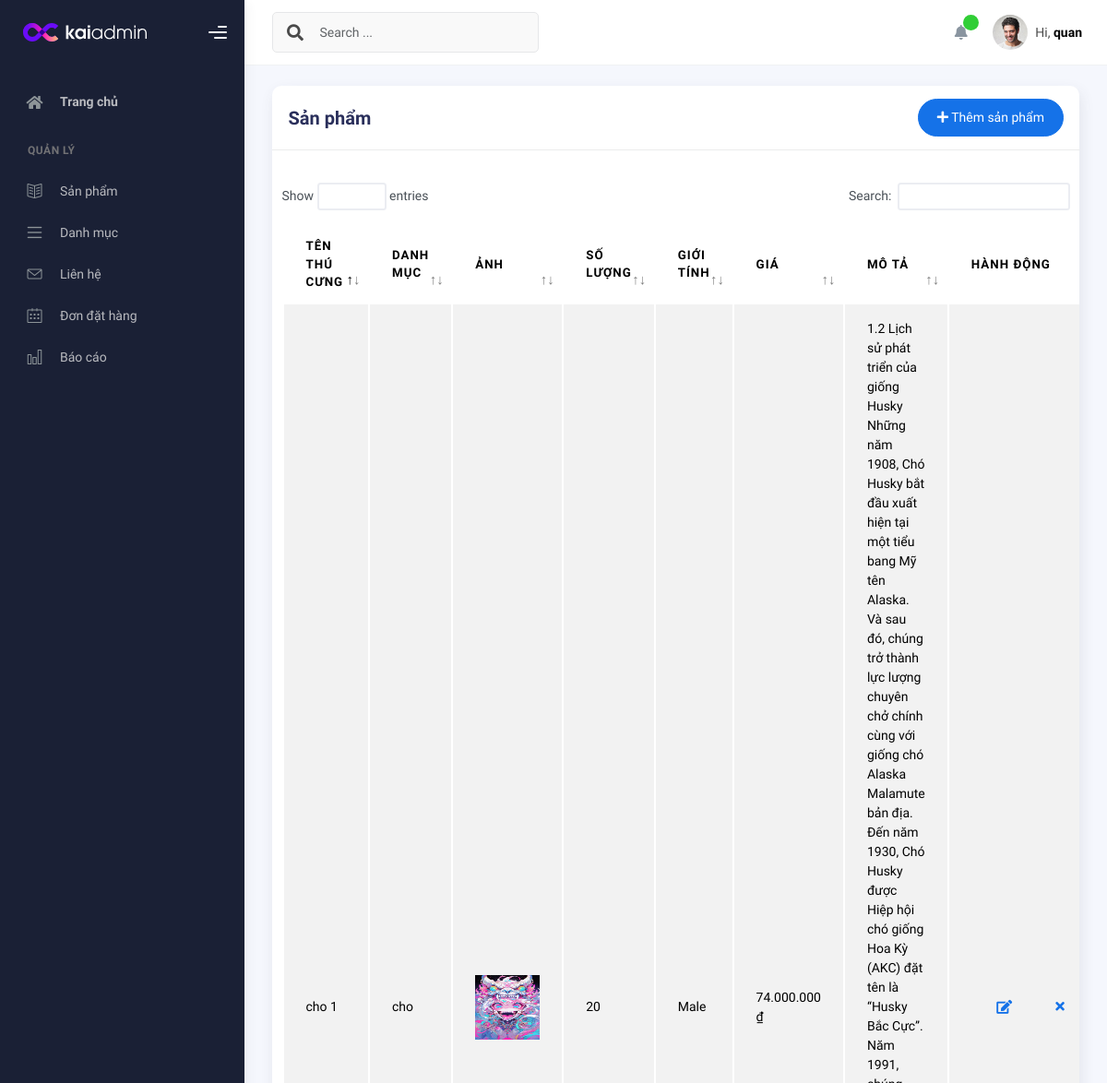
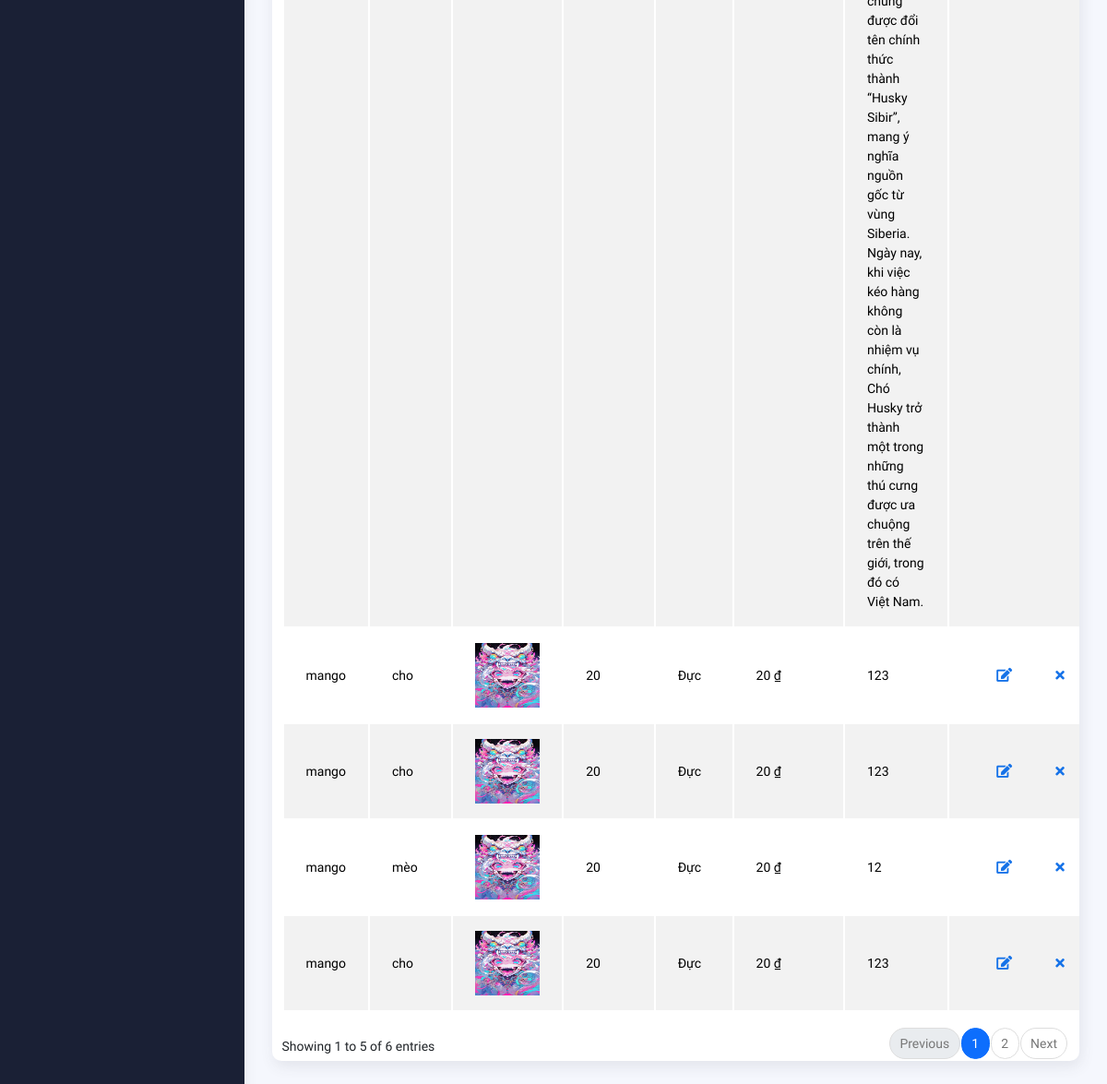
The page /pet-master/Admin/Product.php (signed in) on the database its author committed (2 pictures, top to bottom).
### tables this page shows
CREATE TABLE `pet` (
  `id_pet` int(11) NOT NULL,
  `name_pet` varchar(50) NOT NULL,
  `category` varchar(50) NOT NULL,
  `quantity` int(200) NOT NULL,
  `gender` varchar(50) NOT NULL,
  `price` int(200) NOT NULL,
  `picture` varchar(50) NOT NULL,
  `description` longtext NOT NULL
);

### pet-master/Admin/control.php (called while the page is built, shortened)
<?php
include("connect.php");
    class data_user{
    public function select_admin($user)
    {
        global $conn;
        $sql = "SELECT * FROM `Admin` WHERE username='$user'";
        $run = mysqli_query($conn, $sql);
        return $run;
    }
    }
    class data{
    public function select_all_pets(){
        global $conn;
        $sql = "SELECT * FROM pet";
        $run = mysqli_query($conn, $sql);
        return $run;
    }
    }
?>

### pet-master/Admin/Product.php (the view, shortened to what this page needs)
<?php
include ("control.php");
$get_data = new data(); $get_user = new data_user();
 ?>
<!DOCTYPE html>
<html lang="en">
  <head>
    <link rel="stylesheet" href="assets/css/bootstrap.min.css" />
    <link rel="stylesheet" href="assets/css/plugins.min.css" />
    <link rel="stylesheet" href="assets/css/kaiadmin.min.css" />
    <link rel="stylesheet" href="assets/css/demo.css" />
  </head>
  <body>
    <div class="wrapper">
      <div class="sidebar" data-background-color="dark">
        <div class="sidebar-logo">
          <div class="logo-header" data-background-color="dark">
            <a href="index.php" class="logo">
              <img
                src="assets/img/kaiadmin/logo_light.svg"
                alt="navbar brand"
                class="navbar-brand"
                height="20"
              />
            </a>
            <div class="nav-toggle">
              <button class="btn btn-toggle toggle-sidebar">
                <i class="gg-menu-right"></i>
              </button>
            </div>
          </div>
        </div>
        <div class="sidebar-wrapper scrollbar scrollbar-inner">
          <div class="sidebar-content">
            <ul class="nav nav-secondary">
              <li class="nav-item">
                <a
                  href="index.php"
                  class="collapsed"
                  aria-expanded="false"
                >
                  <i class="fas fa-home"></i>
                  <p>Trang chủ</p>
                </a>
              </li>
              <li class="nav-section">
                <h4 class="text-section">Quản lý</h4>
              </li>
                    <li class="nav-item">
                      <a href="Product.php">
                        <i class="icon-book-open"></i>
                        <span class="sub-item">Sản phẩm</span>
                      </a>
                    </li>
                    <li class="nav-item">
                      <a href="Category.php">
                        <i class="icon-menu"></i>
                        <span class="sub-item">Danh mục</span>
                      </a>
                    </li>
                    <li class="nav-item">
                      <a href="Contact.php">
                        <i class="icon-envelope"></i>
                        <span class="sub-item">Liên hệ</span>
                      </a>
                    </li>
                    <li class="nav-item">
                      <a href="Order.php">
                        <i class="icon-calendar"></i>
                        <span class="sub-item">Đơn đặt hàng</span>
                      </a>
                    </li>
                    <li class="nav-item">
                      <a href="Report.php">
                        <i class="icon-chart"></i>
                        <span class="sub-item">Báo cáo</span>
                      </a>
                    </li>
            </ul>
          </div>
        </div>
      </div>
      <div class="main-panel">
        <div class="main-header">
          <nav
            class="navbar navbar-header navbar-header-transparent navbar-expand-lg border-bottom"
          >
            <div class="container-fluid">
              <nav
                class="navbar navbar-header-left navbar-expand-lg navbar-form nav-search p-0 d-none d-lg-flex"
              >
                <div class="input-group">
                  <div class="input-group-prepend">
                    <button type="submit" class="btn btn-search pe-1">
                      <i class="fa fa-search search-icon"></i>
                    </button>
                  </div>
                  <input
                    type="text"
                    placeholder="Search ..."
                    class="form-control"
                  />
                </div>
              </nav>
              <ul class="navbar-nav topbar-nav ms-md-auto align-items-center">
                <li class="nav-item topbar-icon dropdown hidden-caret">
                  <a
                    class="nav-link dropdown-toggle"
                    href="#"
                    id="notifDropdown"
                    role="button"
                    data-bs-toggle="dropdown"
                    aria-haspopup="true"
                    aria-expanded="false"
                  >
                    <i class="fa fa-bell"></i>
                    <span class="notification"></span>
                  </a>
                </li>
                <li class="nav-item topbar-user dropdown hidden-caret">
                  <?php if (isset($_SESSION['user'])) {
                    $select_admin = $get_user->select_admin($_SESSION['user']);
                    foreach ($select_admin as $se) { ?>
                  <a
                    class="dropdown-toggle profile-pic"
                    data-bs-toggle="dropdown"
                    href="#"
                    aria-expanded="false"
                  >
                    <div class="avatar-sm">
                      <img
                        src="assets/img/profile.jpg"
                        alt="..."
                        class="avatar-img rounded-circle"
                      />
                    </div>
                    <span class="profile-username">
                      <span class="op-7">Hi,</span>
                      <span class="fw-bold"><?php echo $se['username'] ?></span>
                    </span>
                  </a>
                  <?php }
                  }else{
                    ?>
                    <span class="fw-bold"><a href="login.php">Đăng nhập</a></span>
                  <?php } ?>
                </li>
              </ul>
            </div>
          </nav>
        </div>
        <div class="container">
          <div class="page-inner">
            <div class="row">
              <div class="col-md-12">
                <div class="card">
                  <div class="card-header">
                    <div class="d-flex align-items-center">
                      <h4 class="card-title">Sản phẩm</h4>
                      <button
                        class="btn btn-primary btn-round ms-auto"
                        data-bs-toggle="modal"
                        data-bs-target="#addRowModal"
                      >
                        <i class="fa fa-plus"></i>
                        Thêm sản phẩm
                      </button>
                    </div>
                  </div>
                 <div class="card-body">
</div>
                    <div class="table-responsive">
              <table id="add-row" class="display table table-striped table-hover">
                <thead>
                  <tr>
                    <th>Tên thú cưng</th>
                    <th>Danh mục</th>
                    <th>Ảnh</th>
                    <th>Số lượng</th>
                    <th>Giới tính</th>
                    <th>Giá</th>
                    <th>Mô tả</th>
                    <th style="width: 10%">Hành động</th>
                  </tr>
                </thead>
                <tbody>
                  <?php
                  $select_pet = $get_data->select_all_pets();
                  foreach ($select_pet as $se_pet) {
                  ?>
                  <tr>
                    <td><?php echo $se_pet['name_pet']; ?></td>
                    <td><?php echo $se_pet['category']; ?></td>
                    <td><img width="70px" height="70px" src="upload/<?php echo $se_pet['picture']; ?>" alt="<?php echo $se_pet['name_pet']; ?>"></td>
                    <td><?php echo $se_pet['quantity']; ?></td>
                    <td><?php echo $se_pet['gender']; ?></td>
                    <td><?php
                        $price = $se_pet['price'];
                        $formatted_price = number_format($price, 0, ',', '.');
                        echo $formatted_price . ' ₫';
                    ?></td>
                    <td><?php echo $se_pet['description']; ?></td>
                    <td>
                      <div class="form-button-action">
                        <button type="button" data-bs-toggle="modal" data-bs-target="#updateRowModal" class="btn btn-link btn-primary btn-lg">
                          <a href="updateProduct.php?id_pet=<?php echo $se_pet['id_pet']; ?>" class="fa fa-edit"></a>
                        </button>
                        <button type="button" data-bs-toggle="tooltip" title="" class="btn btn-link btn-danger" data-original-title="Remove">
                          <a href="Product.php?del=<?php echo $se_pet['id_pet']; ?>" onClick="if(confirm('Bạn có chắc chắn muốn xoá?')) return true; else return false;" class="fa fa-times"></a>
                        </button>
                      </div>
                    </td>
                  </tr>
                  <?php } ?>
                </tbody>
              </table>
            </div>
    </div>
  </body>
</html>

### rows shown on the page
pet: name_pet "cho 1", category "cho", picture (picture), quantity "20", gender "Male", price "74.000.000", description "1.2 Lịch sử phát triển của giống Husky Những năm 1908, Chó Husky bắt đầu xuất hiện tại một tiểu bang Mỹ tên Alaska. Và sau đó, chúng trở thành lực lượng chuyên chở chính cùng với giống chó Alaska Malamute bản địa. Đến năm 1930, Chó Husky được Hiệp hội chó giống Hoa Kỳ (AKC) đặt tên là “Husky Bắc Cực”. Năm 1991, chúng được đổi tên chính thức thành “Husky Sibir”, mang ý nghĩa nguồn gốc từ vùng Siberia. Ngày nay, khi việc kéo hàng không còn là nhiệm vụ chính, Chó Husky trở thành một trong những thú cưng được ưa chuộng trên thế giới, trong đó có Việt Nam."
pet: name_pet "mango", category "cho", picture (picture), quantity "20", gender "Đực", price "20", description "123"
pet: name_pet "mango", category "cho", picture (picture), quantity "20", gender "Đực", price "20", description "123"
pet: name_pet "mango", category "mèo", picture (picture), quantity "20", gender "Đực", price "20", description "12"
pet: name_pet "mango", category "cho", picture (picture), quantity "20", gender "Đực", price "20", description "123"

### other values the page prints
$se['username'] "quan"
